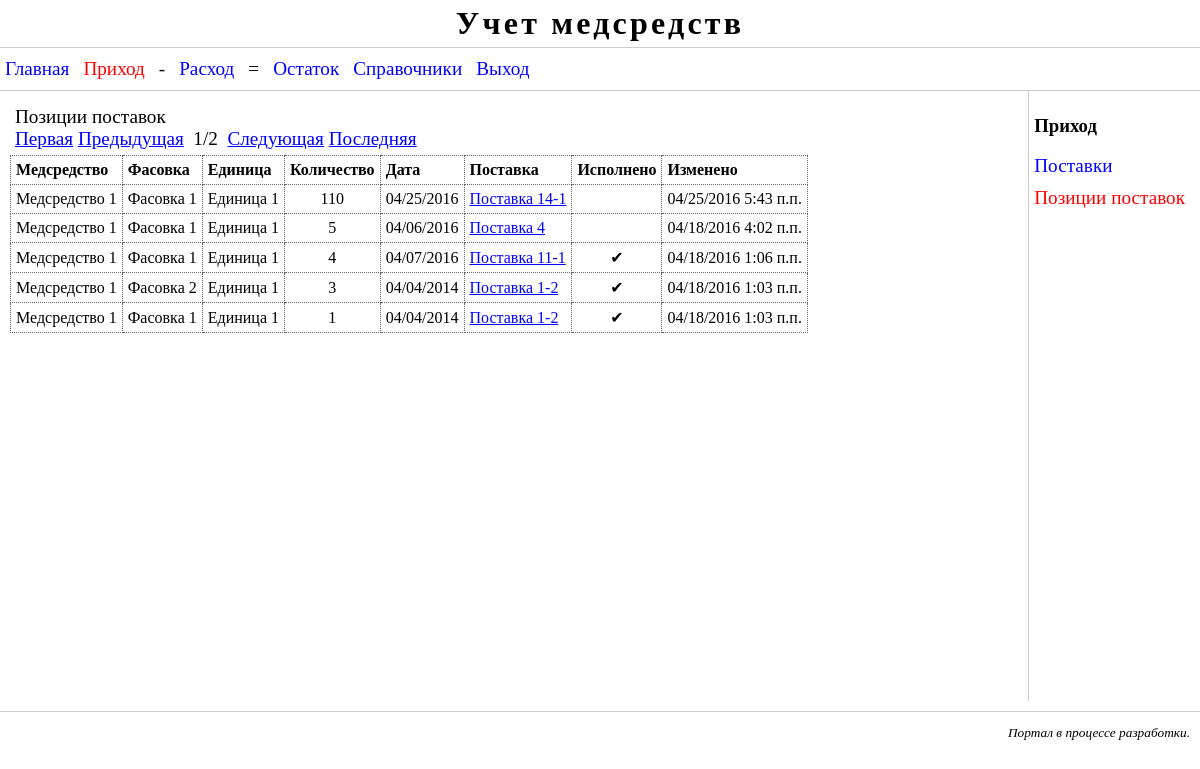
The page /income/position_delivery_list/ (signed in) on the database its author committed.
### income/models.py (models this page shows, shortened)
class Position_delivery(CommonPositionModel):
    delivery = models.ForeignKey(
        Delivery,
        blank = False,
        null = True,
        on_delete = models.PROTECT,
        verbose_name = Delivery._meta.verbose_name,
        )
    item = models.ForeignKey(
        Item,
        blank = False,
        null = True,
        limit_choices_to = {'accessability': True},
        on_delete = models.PROTECT,
        verbose_name = Item._meta.verbose_name,
        )
    design = models.ForeignKey(
        Design,
        blank = True,
        null = True,
        limit_choices_to = {'accessability': True},
        on_delete = models.PROTECT,
        verbose_name = Design._meta.verbose_name,
        )
    packing = models.ForeignKey(
        Packing,
        blank = False,
        null = True,
        limit_choices_to = {'accessability': True},
        on_delete = models.PROTECT,
        verbose_name = Packing._meta.verbose_name,
        )
    unit = models.ForeignKey(
        Unit,
        blank = False,
        null = True,
        limit_choices_to = {'accessability': True},
        on_delete = models.PROTECT,
        verbose_name = Unit._meta.verbose_name,
        )
    part = models.ForeignKey(
        Part,
        blank = True,
        null = True,
        limit_choices_to = {'accessability': True},
        on_delete = models.PROTECT,
        verbose_name = Part._meta.verbose_name,
        )
    class Meta:
        ordering = ["number"]
        verbose_name = "Позиция поставки"
        verbose_name_plural = "Позиции поставок"
        unique_together = ("delivery", "number")

class Delivery(CommonModel, ReferBased):
    date = models.DateField(
        verbose_name = "Дата",
        )
    name = models.CharField(
        max_length = 100,
        unique_for_date = "date",
        verbose_name = "Название",
        validators = [
            RegexValidator(regex=r'^\S+',
                message= "Текст не должен начинаться пробелом"),
            RegexValidator(regex=r'\S+$',
                message= "Текст не должен оканчиваться пробелом"),
            ]
        )
    type = models.ForeignKey(
        TypeDelivery,
        blank = True,
        null = True,
        limit_choices_to = {'accessability': True},
        on_delete = models.PROTECT,
        verbose_name = "Тип",
        )
    supplier = models.ForeignKey(
        Supplier,
        blank = True,
        null = True,
        limit_choices_to = {'accessability': True},
        on_delete = models.PROTECT,
        verbose_name = Supplier._meta.verbose_name,
        )
    executed = models.BooleanField(
        default = False,
        verbose_name = "Исполнено",
        )
    store = models.ForeignKey(
        Store,
        blank = True,
        null = True,
        limit_choices_to = {'accessability': True},
        on_delete = models.PROTECT,
        verbose_name = Store._meta.verbose_name,
        )
    target = models.ForeignKey(
        Target,
        blank = True,
        null = True,
        limit_choices_to = {'accessability': True},
        on_delete = models.PROTECT,
        verbose_name = Target._meta.verbose_name,
        )
    class Meta:
        ordering = ["-date", "name"]
        verbose_name = "Поставка"
        verbose_name_plural = "Поставки"

### refer/models.py (models this page shows)
class ReferCommon(CommonModel):
    name = models.CharField(
        max_length = 100,
        unique = True,
        verbose_name = "Название",
        validators = [
            RegexValidator(regex=r'^\S+',
                message= "Текст не должен начинаться пробелом"),
            RegexValidator(regex=r'\S+$',
                message= "Текст не должен оканчиваться пробелом"),
            ]
        )
    order = models.FloatField(
        default = 0,
        verbose_name = "Порядок",
        )
    def __str__(self):
        return self.name
    class Meta:
        abstract = True
        ordering = ["order", "name"]

class ReferBased(models.Model):
    bases = models.ManyToManyField(
        Base,
        blank = True,
        limit_choices_to = {'accessability': True},
        verbose_name = Base._meta.verbose_name,
        )
    class Meta:
        abstract = True

class Item(ReferCommon, ReferBased):
    type = models.ForeignKey(
        TypeItem,
        blank = True,
        null = True,
        limit_choices_to = {'accessability': True},
        on_delete = models.PROTECT,
        verbose_name = "Тип",
        )
    formats = models.ManyToManyField(
        Format,
        blank = True,
        limit_choices_to = {'accessability': True},
        verbose_name = Format._meta.verbose_name,
        )
    class Meta:
        verbose_name = "Медсредство"
        verbose_name_plural = "Медсредства"

class Packing(ReferCommon, ReferBased):
    type = models.ForeignKey(
        TypePacking,
        blank = True,
        null = True,
        limit_choices_to = {'accessability': True},
        on_delete = models.PROTECT,
        verbose_name = "Тип",
        )
    class Meta:
        verbose_name = "Фасовка"
        verbose_name_plural = "Фасовки"

class Unit(ReferCommon, ReferBased):
    type = models.ForeignKey(
        TypeUnit,
        blank = True,
        null = True,
        limit_choices_to = {'accessability': True},
        on_delete = models.PROTECT,
        verbose_name = "Тип",
        )
    class Meta:
        verbose_name = "Единица"
        verbose_name_plural = "Единицы"

### income/views.py (the view)
class PositionList(ListView, MyPageNumberContextMixin, MyModelContextMixin,
    MyModelSetContextMixin, MyIncomesContextMixin):
    model = Position_delivery
    model_set = [Delivery]
    queryset = model.objects.order_by("item", "-modifyed",)
    paginate_by = 5
    allow_empty = True

### common/mycontext.py (called while the page is built)
    def get_context_data(self, **kwargs):
        context = super().get_context_data(**kwargs)
        context["current_url"] = self.request.path
        context["current_path"] = self.request.get_full_path()
        context["back_url"] = self.request.GET.get("back_url", "")
        context["success_url"] = self.request.GET.get("success_url", "")
        return context

    def get_context_data(self, **kwargs):
        context = super().get_context_data(**kwargs)
        context["pn"] = self.request.GET.get("page", "1")
        return context

    def get_context_data(self, **kwargs):
        context = super().get_context_data(**kwargs)
        context["model_verbose_name_plural"] = self.model._meta.verbose_name_plural
        fields_name = {}
        for f in self.model._meta.get_fields():
            if hasattr(f, "verbose_name"):
                fields_name[f.name] = f.verbose_name
        context["fields_verbose_name"] = fields_name
        if self.request.user.is_authenticated():
            model_name = self.model.__name__
            model_app = self.model._meta.app_label
            can = {}
            if self.request.user.has_perm(model_app + '.change_' + model_name):
                can["edit"] = True
            if self.request.user.has_perm(model_app + '.add_' + model_name):
                can["add"] = True
            context["can"] = can
        return context

    def get_context_data(self, **kwargs):
        context = super().get_context_data(**kwargs)
        for model in self.model_set:
            model_name = model.__name__
            model_app = model._meta.app_label
            model_tag = model_app + "_" + model_name
            context[model_tag + "_" + "model_verbose_name_plural"] = \
                model._meta.verbose_name_plural
            context[model_tag + "_" + "model_verbose_name"] = \
                model._meta.verbose_name
            fields_name = {}
            for f in model._meta.get_fields():
                if hasattr(f, "verbose_name"):
                    fields_name[f.name] = f.verbose_name
            context[model_tag + "_" + "fields_verbose_name"] = fields_name
        return context

### income/templates/income/position_delivery_list.html (shortened to what this page needs)
{% extends "income/app_main.html" %}
{% block main %}
  <table class="refer-table">
    <caption>{{ model_verbose_name_plural }}
{% include "common/pagination.html" with url_list="position_delivery_list" %}
    </caption>
    <thead>
    <tr>
      <th>{{ fields_verbose_name.item }}</th>
      <th>{{ fields_verbose_name.packing }}</th>
      <th>{{ fields_verbose_name.unit }}</th>
      <th>{{ fields_verbose_name.quantity }}</th>
      <th>{{ income_Delivery_fields_verbose_name.date }}</th>
      <th>{{ income_Delivery_model_verbose_name }}</th>
      <th>{{ income_Delivery_fields_verbose_name.executed }}</th>
      <th>{{ fields_verbose_name.modifyed }}</th>
    </tr>
    </thead>
    <tbody>
    {% for object in object_list %}
      <tr>
        <td>{{ object.item|default_if_none:"--------" }}</td>
        <td>{{ object.packing }}</td>
        <td>{{ object.unit }}</td>
        <td class="centered">{{ object.quantity|floatformat:"-6" }}</td>
        <td>{{ object.delivery.date|date:"SHORT_DATE_FORMAT" }}</td>
        <td>
          <a href=
              "{% url "delivery_detail" pk=object.delivery.pk %}?page={{ page_obj.number }}&back_url=position_delivery_list&success_url=position_delivery_list"
            >{{ object.delivery.name }}</a>
        </td>
        <td class="centered">
          {% if object.delivery.executed %}&#10004;{% endif %}</td>
        <td>{{ object.modifyed|date:"SHORT_DATETIME_FORMAT" }}</td>
      </tr>
    {% empty %}
      <p>Нет данных</p>
    {% endfor %}
    </tbody>
  </table>
{% endblock %}

### static/css/base.css (style rules this page uses)
body { color: #000000; background-color: #FFFFFF; margin: 0px; padding: 0px; }

### static/css/main.css (style rules this page uses)
#main a { color: #0000FF; background-color: #FFFFFF; }
#main .refer-table { width: auto; border-collapse: collapse; }
#main .refer-table caption { font-size: larger; padding: 5px; text-align: left; }
#main .refer-table td, .refer-table th { border: 1px dotted #666666; padding: 5px; text-align: left; }
#main .refer-table td.centered { text-align: center; }

### rows shown on the page
Position_delivery: item "Медсредство 1", packing "Фасовка 1", unit "Единица 1", quantity "110", delivery "04/25/2016", delivery.name "Поставка 14-1", modifyed "04/25/2016 5:43 п.п."
Position_delivery: item "Медсредство 1", packing "Фасовка 1", unit "Единица 1", quantity "5", delivery "04/06/2016", delivery.name "Поставка 4", modifyed "04/18/2016 4:02 п.п."
Position_delivery: item "Медсредство 1", packing "Фасовка 1", unit "Единица 1", quantity "4", delivery "04/07/2016", delivery.name "Поставка 11-1", modifyed "04/18/2016 1:06 п.п."
Position_delivery: item "Медсредство 1", packing "Фасовка 2", unit "Единица 1", quantity "3", delivery "04/04/2014", delivery.name "Поставка 1-2", modifyed "04/18/2016 1:03 п.п."
Position_delivery: item "Медсредство 1", packing "Фасовка 1", unit "Единица 1", quantity "1", delivery "04/04/2014", delivery.name "Поставка 1-2", modifyed "04/18/2016 1:03 п.п."

### other values the page prints
{{ app_name }} "Приход"
{{ object.model_name }} "Поставки" "Позиции поставок"
{{ model_verbose_name_plural }} "Позиции поставок"
{{ page_obj.number }} "1"
{{ page_obj.paginator.num_pages }} "2"
{{ fields_verbose_name.item }} "Медсредство"
{{ fields_verbose_name.packing }} "Фасовка"
{{ fields_verbose_name.unit }} "Единица"
{{ fields_verbose_name.quantity }} "Количество"
{{ income_Delivery_fields_verbose_name.date }} "Дата"
{{ income_Delivery_model_verbose_name }} "Поставка"
{{ income_Delivery_fields_verbose_name.executed }} "Исполнено"
{{ fields_verbose_name.modifyed }} "Изменено"
